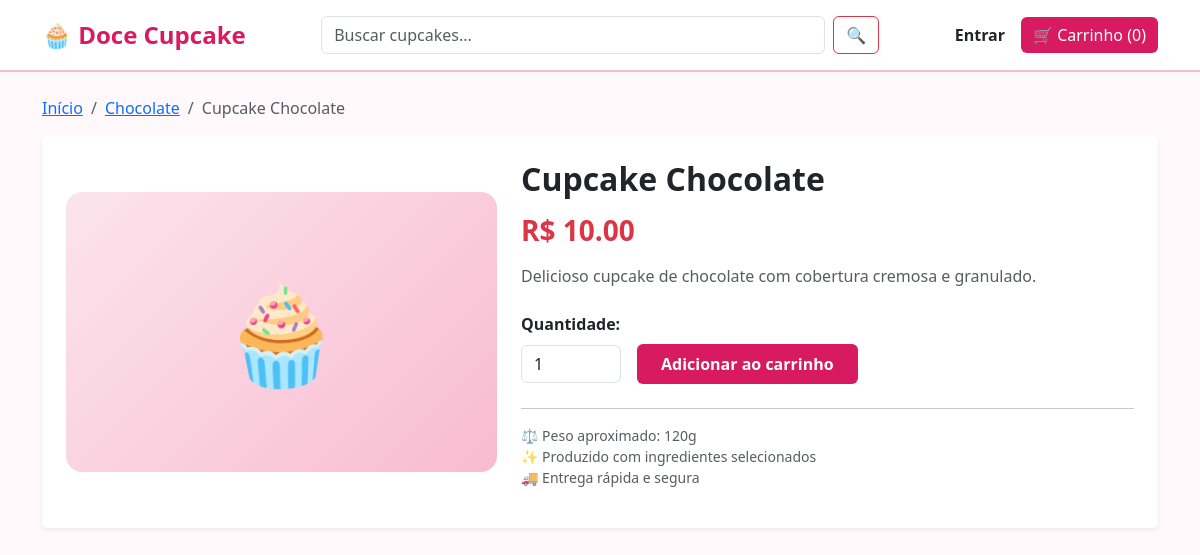
Screenshot of /produto/1 with the database file from the repository.
### tables this page shows
CREATE TABLE produtos (
    id INTEGER PRIMARY KEY AUTOINCREMENT,
    nome TEXT NOT NULL,
    categoria TEXT NOT NULL,
    descricao TEXT NOT NULL,
    preco REAL NOT NULL,
    peso_gramas INTEGER DEFAULT 120
);

### app.py (the view)
@app.route('/produto/<int:id>')
def detalhe(id):
    conn = get_db()
    produto = conn.execute("SELECT * FROM produtos WHERE id = ?", (id,)).fetchone()
    conn.close()
    if not produto:
        flash("Produto não encontrado.", "danger")
        return redirect(url_for('catalogo'))
    return render_template('detalhe.html', produto=produto)

### app.py (called while the page is built)
@app.context_processor
def inject_cart_count():
    carrinho = session.get('carrinho', {})
    total_itens = sum(carrinho.values())
    return dict(total_itens_carrinho=total_itens)

### models.py (called while the page is built)
def get_db():
    conn = sqlite3.connect(DB_PATH)
    conn.row_factory = sqlite3.Row
    return conn

### templates/detalhe.html
{% extends 'base.html' %}
{% block content %}
<nav aria-label="breadcrumb" class="mb-3">
    <ol class="breadcrumb">
        <li class="breadcrumb-item"><a href="{{ url_for('catalogo') }}">Início</a></li>
        <li class="breadcrumb-item"><a href="{{ url_for('catalogo', categoria=produto['categoria']) }}">{{ produto['categoria'] }}</a></li>
        <li class="breadcrumb-item active">{{ produto['nome'] }}</li>
    </ol>
</nav>
<div class="card border-0 shadow-sm p-4">
    <div class="row align-items-center">
        <div class="col-md-5 text-center mb-3 mb-md-0">
            <div class="cupcake-img-placeholder" style="height: 280px; font-size: 6rem; border-radius: 16px;">🧁</div>
        </div>
        <div class="col-md-7">
            <h2 class="fw-bold">{{ produto['nome'] }}</h2>
            <h3 class="text-danger fw-bold my-3">R$ {{ "%.2f"|format(produto['preco']) }}</h3>
            <p class="text-muted">{{ produto['descricao'] }}</p>
            <form action="{{ url_for('adicionar_carrinho', id=produto['id']) }}" method="POST" class="my-4">
                <label class="form-label fw-semibold">Quantidade:</label>
                <div class="d-flex gap-3 align-items-center mb-3">
                    <input type="number" name="quantidade" value="1" min="1" max="50" class="form-control" style="width: 100px;">
                    <button type="submit" class="btn btn-pink px-4 py-2 fw-bold">Adicionar ao carrinho</button>
                </div>
            </form>
            <hr>
            <ul class="list-unstyled text-muted small">
                <li>⚖️ Peso aproximado: {{ produto['peso_gramas'] }}g</li>
                <li>✨ Produzido com ingredientes selecionados</li>
                <li>🚚 Entrega rápida e segura</li>
            </ul>
        </div>
    </div>
</div>
{% endblock %}

### templates/base.html (style rules this page uses)
body { background-color: #fff9fb; font-family: 'Segoe UI', sans-serif; }
.btn-pink { background-color: #d81b60; color: white; border: none; }
.cupcake-img-placeholder { height: 150px; background: linear-gradient(135deg, #fce4ec, #f8bbd0); border-radius: 10px 10px 0 0; display: flex; align-items: center; justify-content: center; font-size: 3.5rem; }

### rows the page displays
produtos: categoria "Chocolate", nome "Cupcake Chocolate", preco "10.00", descricao "Delicioso cupcake de chocolate com cobertura cremosa e granulado.", peso_gramas "120"

### other values shown
{{ total_itens_carrinho }} "0"
